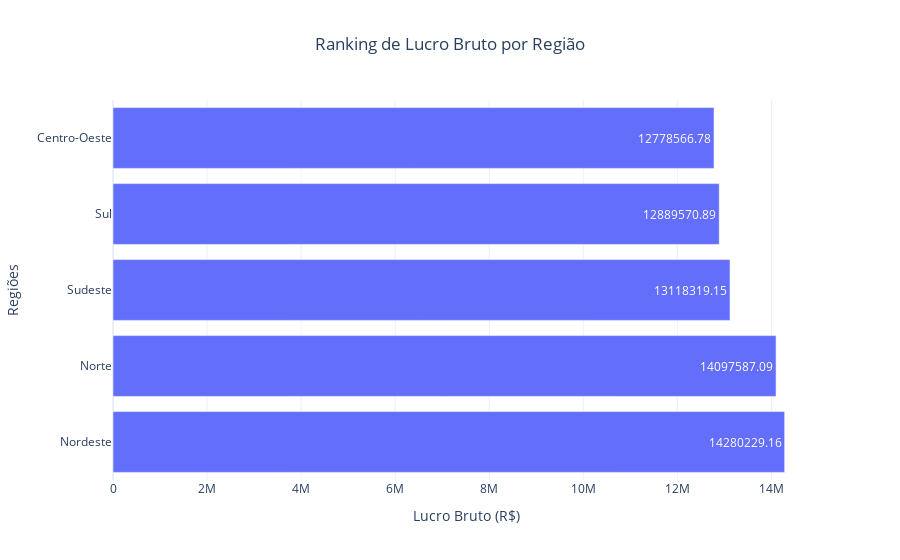

The notebook cell saved with this chart:
### Code cell
# Gráfico: Lucro por Região

# Converter para DataFrame
df_rank = pd.DataFrame(rank_lucro_regiao, columns=["Região", "Lucro Bruto"])

# Criar o gráfico de barras horizontal
fig = px.bar(
    df_rank,
    x="Lucro Bruto",  # Valor a ser representado
    y="Região",       # Categorias (regiões)
    orientation="h",  # Barras horizontais
    title="Ranking de Lucro Bruto por Região",
    text="Lucro Bruto",  # Mostrar os valores no gráfico
)

# Personalizar o gráfico
fig.update_layout(
    xaxis_title="Lucro Bruto (R$)",
    yaxis_title="Regiões",
    template="plotly_white",
    title_x=0.5  # Centralizar o título
)

# Exibir o gráfico
fig.show()

### Figure 1 — Plotly figure (JSON) as saved in the notebook; plotly's stock layout.template omitted (floating-point values rounded to 4 significant figures)
{"data": [{"alignmentgroup": "True", "hovertemplate": "Lucro Bruto=%{text}<br>Região=%{y}<extra></extra>", "legendgroup": "", "marker": {"color": "#636efa", "pattern": {"shape": ""}}, "name": "", "offsetgroup": "", "orientation": "h", "showlegend": false, "text": [14280000.0, 14100000.0, 13120000.0, 12890000.0, 12780000.0], "textposition": "auto", "type": "bar", "x": [14280000.0, 14100000.0, 13120000.0, 12890000.0, 12780000.0], "xaxis": "x", "y": ["Nordeste", "Norte", "Sudeste", "Sul", "Centro-Oeste"], "yaxis": "y"}], "layout": {"barmode": "relative", "legend": {"tracegroupgap": 0}, "title": {"text": "Ranking de Lucro Bruto por Região", "x": 0.5}, "xaxis": {"anchor": "y", "domain": [0, 1], "title": {"text": "Lucro Bruto (R$)"}}, "yaxis": {"anchor": "x", "domain": [0, 1], "title": {"text": "Regiões"}}}}
